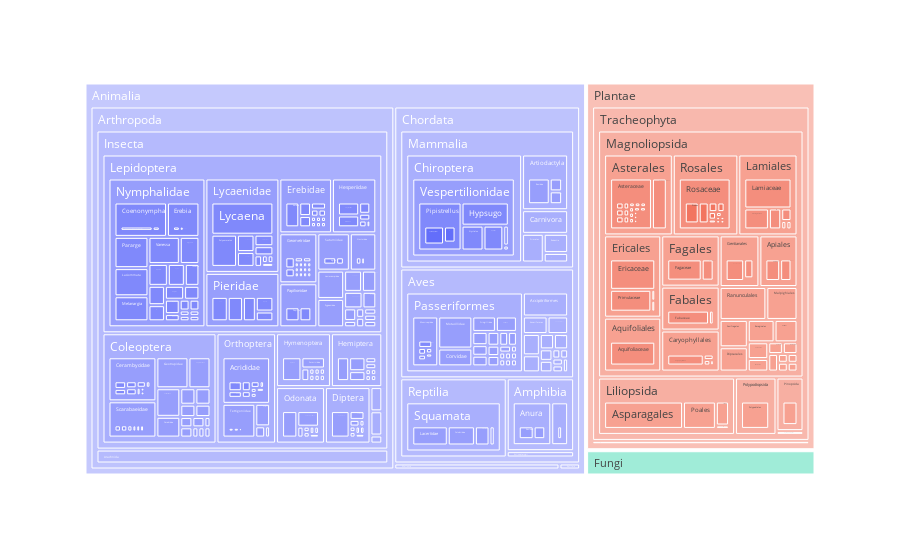

Write notebook code for a chart like this one.
### Markdown cell above
#### TreeMap delle osservazioni nel Parco Nazionale Val Grande

### Code cell
# create a treemap plot using plotly express with the data in osservazioni_valgrande_gdf_subset
fig = px.treemap(osservazioni_valgrande_gdf_subset, path=['taxon_kingdom_name','taxon_phylum_name','taxon_class_name','taxon_order_name','taxon_family_name','taxon_genus_name','taxon_species_name'])
fig.show()

### Figure 1 — Plotly figure (JSON) as saved in the notebook; plotly's stock layout.template omitted (floating-point values rounded to 4 significant figures; data arrays with more than 128 entries replaced by an {"elided": "..."} marker saying what was removed)
{"data": [{"branchvalues": "total", "domain": {"x": [0, 1], "y": [0, 1]}, "hovertemplate": "labels=%{label}<br>count=%{value}<br>parent=%{parent}<br>id=%{id}<extra></extra>", "ids": {"elided": "1669 str values"}, "labels": {"elided": "1669 str values"}, "name": "", "parents": {"elided": "1669 str values"}, "type": "treemap", "values": {"elided": "1669 int values"}}], "layout": {"legend": {"tracegroupgap": 0}, "margin": {"t": 60}}}
